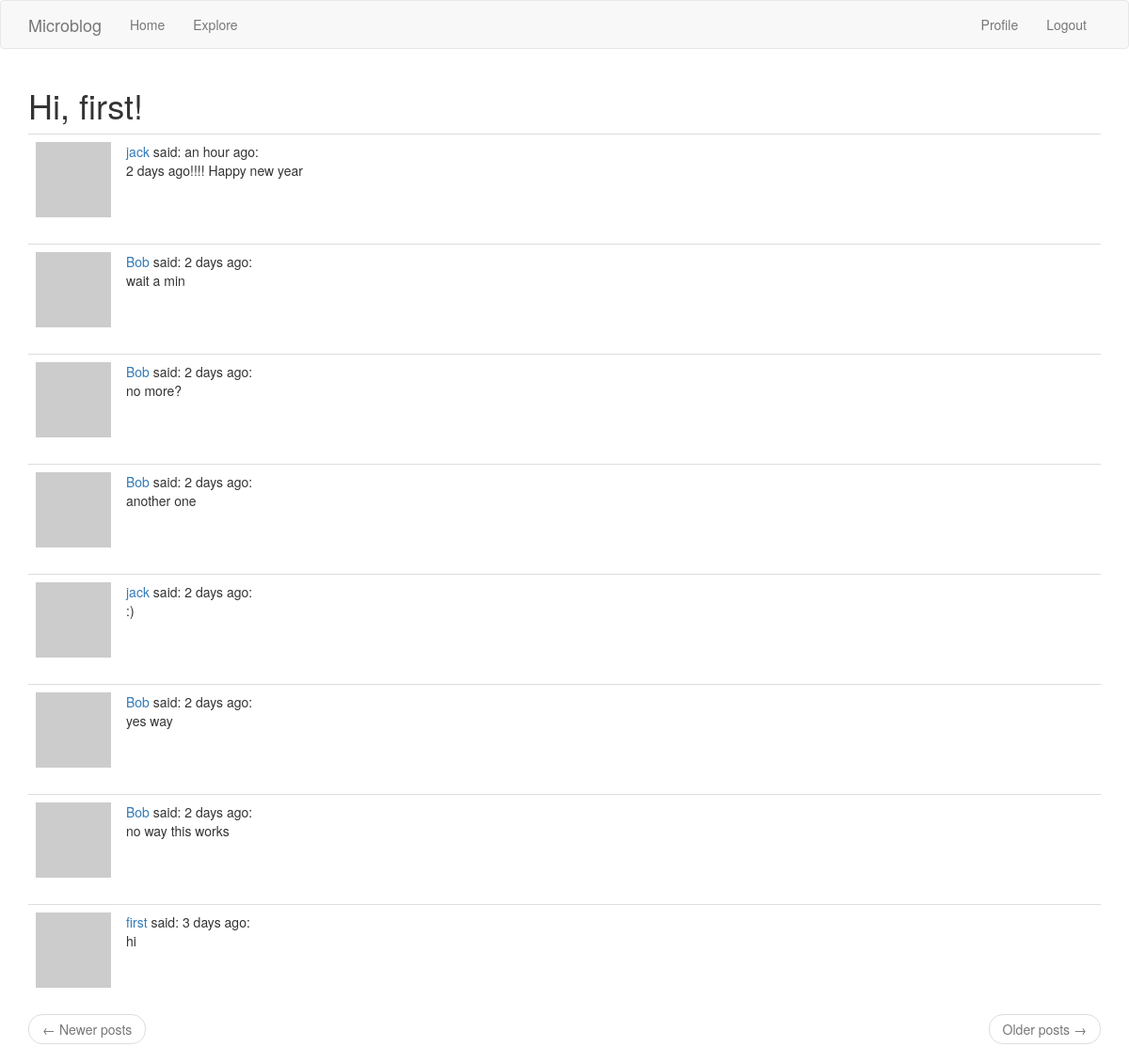
Page /explore (signed in) on the committed database.
### app/models.py (models this page shows, shortened)
class User(UserMixin, db.Model):
    id = db.Column(db.Integer, primary_key=True)
    username = db.Column(db.String(64), index=True, unique=True)
    email = db.Column(db.String(120), index=True, unique=True)
    password_hash = db.Column(db.String(128))
    posts = db.relationship('Post', backref='author', lazy='dynamic')
    about_me = db.Column(db.String(140))
    last_seen = db.Column(db.DateTime, default=datetime.utcnow())
    followed = db.relationship('User', secondary=followers,
    primaryjoin=(followers.c.follower_id == id),
    secondaryjoin=(followers.c.followed_id == id),
    backref=db.backref('followers', lazy='dynamic'), lazy='dynamic')
    def avatar(self,size):
        digest = md5(self.email.lower().encode('utf-8')).hexdigest()
        return 'https:www.gravatar.com/avatar/{}?d=identicon&s={}'.format(digest, size)

class Post(db.Model):
    id = db.Column(db.Integer, primary_key=True)
    body = db.Column(db.String(140))
    timestamp = db.Column(db.DateTime, index=True, default=datetime.utcnow())
    user_id = db.Column(db.Integer, db.ForeignKey('user.id')) #they are connected by this

### app/routes.py (the view)
@app.route('/explore')
@login_required
def explore():
    page = request.args.get('page',1,type=int)
    posts = Post.query.order_by(Post.timestamp.desc()).paginate(
    page, app.config['POSTS_PER_PAGE'], False)
    next_url = url_for('index',page=posts.next_num) if posts.has_next else None
    prev_url = url_for('index',page=posts.prev_num) if posts.has_prev else None
    return render_template('index.html', title='Explore',posts=posts.items,
    next_url=next_url, prev_url=prev_url)

### app/models.py (called while the page is built)
@login.user_loader
def load_user(id):
    return User.query.get(int(id))

### app/routes.py (called while the page is built)
@app.before_request
def before_request():
    if current_user.is_authenticated:
        current_user.last_seen = datetime.utcnow()
        db.session.commit()

### app/templates/index.html (shortened to what this page needs)
{% extends "base.html" %}
{% import 'bootstrap/wtf.html' as wtf %}
{% block app_content %}
    <h1>Hi, {{ current_user.username }}!</h1>
    {% for post in posts %}
        {% include '_post.html' %}
    {% endfor %}
    <nav aria-label="...">
        <ul class="pager">
            <li class="previous{% if not prev_url %} disabled{% endif %}">
                <a href="{{ prev_url or '#' }}">
                    <span aria-hidden="true">&larr;</span> Newer posts
                </a>
            </li>
            <li class="next{% if not next_url %} disabled{% endif %}">
                <a href="{{ next_url or '#' }}">
                    Older posts <span aria-hidden="true">&rarr;</span>
                </a>
            </li>
        </ul>
    </nav>
{% endblock %}

### app/templates/_post.html
<table class="table table-hover">
  <tr>
    <td width='70px'>
      <a href="{{ url_for('user', username=post.author.username)}}">
        <img src="{{post.author.avatar(70)}}"/>
      </a>
    </td>
    <td>
      <a href="{{ url_for('user', username=post.author.username)}}">
        {{ post.author.username}}
      </a>
      said: {{ moment(post.timestamp).fromNow() }}:
      <br> {{post.body}}
    </td>
  </tr>
</table>

### rows in the picture
User: username "first"
Post: author.username "jack", timestamp "an hour ago", body "2 days ago!!!! Happy new year"
Post: author.username "Bob", timestamp "2 days ago", body "wait a min"
Post: author.username "Bob", timestamp "2 days ago", body "no more?"
Post: author.username "Bob", timestamp "2 days ago", body "another one"
Post: author.username "jack", timestamp "2 days ago", body ":)"
Post: author.username "Bob", timestamp "2 days ago", body "yes way"
Post: author.username "Bob", timestamp "2 days ago", body "no way this works"
Post: author.username "first", timestamp "3 days ago", body "hi"
